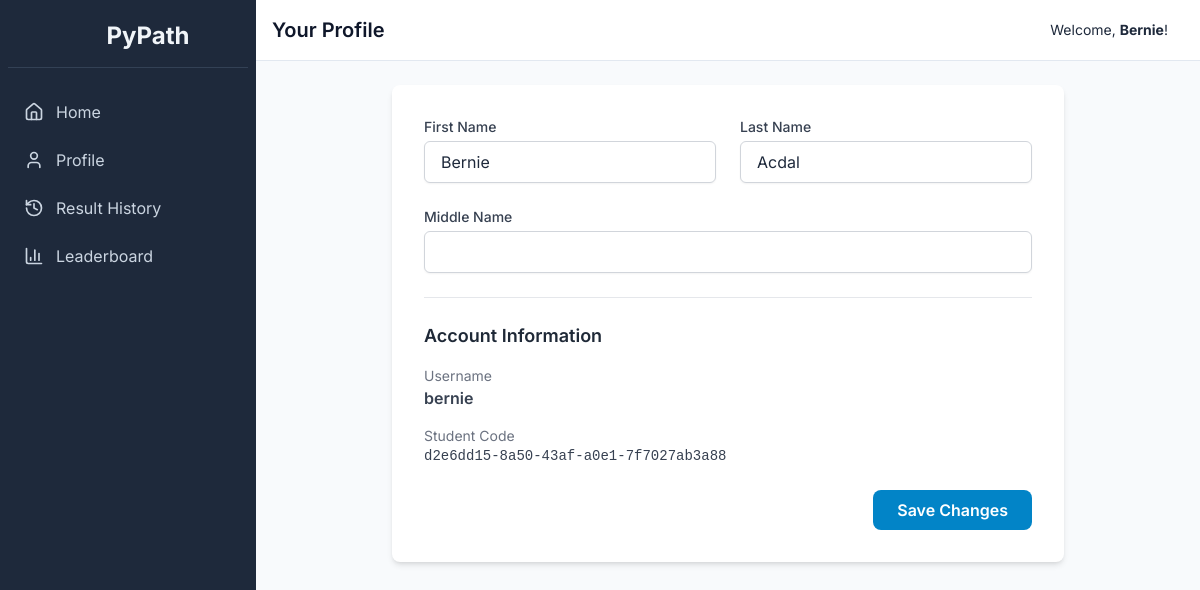
/profile (signed in), run on the app's committed database.
### tables this page shows
CREATE TABLE users (
    id INTEGER PRIMARY KEY AUTOINCREMENT,
    username TEXT NOT NULL UNIQUE,
    password TEXT NOT NULL,
    student_code TEXT NOT NULL UNIQUE,
    first_name TEXT NOT NULL,
    last_name TEXT NOT NULL,
    middle_name TEXT,
    profile_image TEXT, -- Base64 image data
    is_admin INTEGER NOT NULL DEFAULT 0,
    level INTEGER NOT NULL DEFAULT 1,
    xp INTEGER NOT NULL DEFAULT 0
);

### app.py (the view, shortened to what this page needs)
@app.route('/profile', methods=['GET', 'POST'])
def profile():
    if not get_user_id(): return redirect(url_for('login'))
    conn = get_db_connection()
    user = conn.execute('SELECT * FROM users WHERE id = ?', (get_user_id(),)).fetchone()
    proficiency_raw = conn.execute('SELECT * FROM student_topic_mastery WHERE user_id = ?', (get_user_id(),)).fetchall()
    total_xp = sum(topic['xp'] for topic in proficiency_raw)
    total_possible_xp = len(proficiency_raw) * XP_TO_LEVEL_UP if proficiency_raw else 0
    overall_percentage = (total_xp / total_possible_xp) * 100 if total_possible_xp > 0 else 0
    proficiency_level, proficiency_color_text, proficiency_color_bg = get_proficiency_level(overall_percentage)
    achievements = conn.execute('''
        SELECT a.name, a.icon FROM achievements a
        JOIN student_achievements sa ON a.id = sa.achievement_id
        WHERE sa.user_id = ?
    ''', (get_user_id(),)).fetchall()
    conn.close()
    return render_template('profile.html',
                           user=user,
                           proficiency_level=proficiency_level,
                           proficiency_color_bg=proficiency_color_bg,
                           achievements=achievements)

### app.py (called while the page is built)
def get_db_connection():
    conn = sqlite3.connect('pypath.db', check_same_thread=False, detect_types=sqlite3.PARSE_DECLTYPES | sqlite3.PARSE_COLNAMES)
    conn.row_factory = sqlite3.Row
    return conn

def get_user_id():
    return session.get('user_id')

def get_proficiency_level(percentage):
    if percentage >= 85: return "Proficient", "text-green-500", "bg-green-500"
    elif percentage >= 60: return "Intermediate", "text-yellow-500", "bg-yellow-500"
    else: return "Beginner", "text-red-500", "bg-red-500"

### templates/profile.html (shortened to what this page needs)
{% extends "layout.html" %}
{% block header %}Your Profile{% endblock %}
{% block content %}
<div class="max-w-2xl mx-auto bg-white p-8 rounded-lg shadow-md">
    <form method="POST" action="{{ url_for('profile') }}" class="space-y-6">
        <div class="grid grid-cols-1 md:grid-cols-2 gap-6">
            <div>
                <label for="first_name" class="block text-sm font-medium text-gray-700">First Name</label>
                <input type="text" id="first_name" name="first_name" value="{{ user.first_name }}" required class="mt-1 block w-full px-4 py-2 border border-gray-300 rounded-md shadow-sm">
            </div>
            <div>
                <label for="last_name" class="block text-sm font-medium text-gray-700">Last Name</label>
                <input type="text" id="last_name" name="last_name" value="{{ user.last_name }}" required class="mt-1 block w-full px-4 py-2 border border-gray-300 rounded-md shadow-sm">
            </div>
        </div>
        <div>
            <label for="middle_name" class="block text-sm font-medium text-gray-700">Middle Name</label>
            <input type="text" id="middle_name" name="middle_name" value="{{ user.middle_name or '' }}" class="mt-1 block w-full px-4 py-2 border border-gray-300 rounded-md shadow-sm">
        </div>
        <div class="border-t pt-6">
            <h3 class="text-lg font-semibold text-gray-800">Account Information</h3>
            <div class="mt-4">
                <p class="text-sm text-gray-500">Username</p>
                <p class="font-semibold text-gray-700">{{ user.username }}</p>
            </div>
            <div class="mt-4">
                <p class="text-sm text-gray-500">Student Code</p>
                <p class="font-mono text-sm text-gray-700">{{ user.student_code }}</p>
            </div>
        </div>
        <div class="flex justify-end">
            <button type="submit" class="bg-sky-600 text-white font-semibold py-2 px-6 rounded-lg hover:bg-sky-700">Save Changes</button>
        </div>
    </form>
</div>
{% endblock %}

### templates/layout.html (style rules this page uses)
body { font-family: 'Inter', sans-serif; }

### data on the page
users: first_name "Bernie", last_name "Acdal", username "bernie", student_code "d2e6dd15-8a50-43af-a0e1-7f7027ab3a88"

### other printed values
{{ session.first_name or session.username }} "Bernie"
